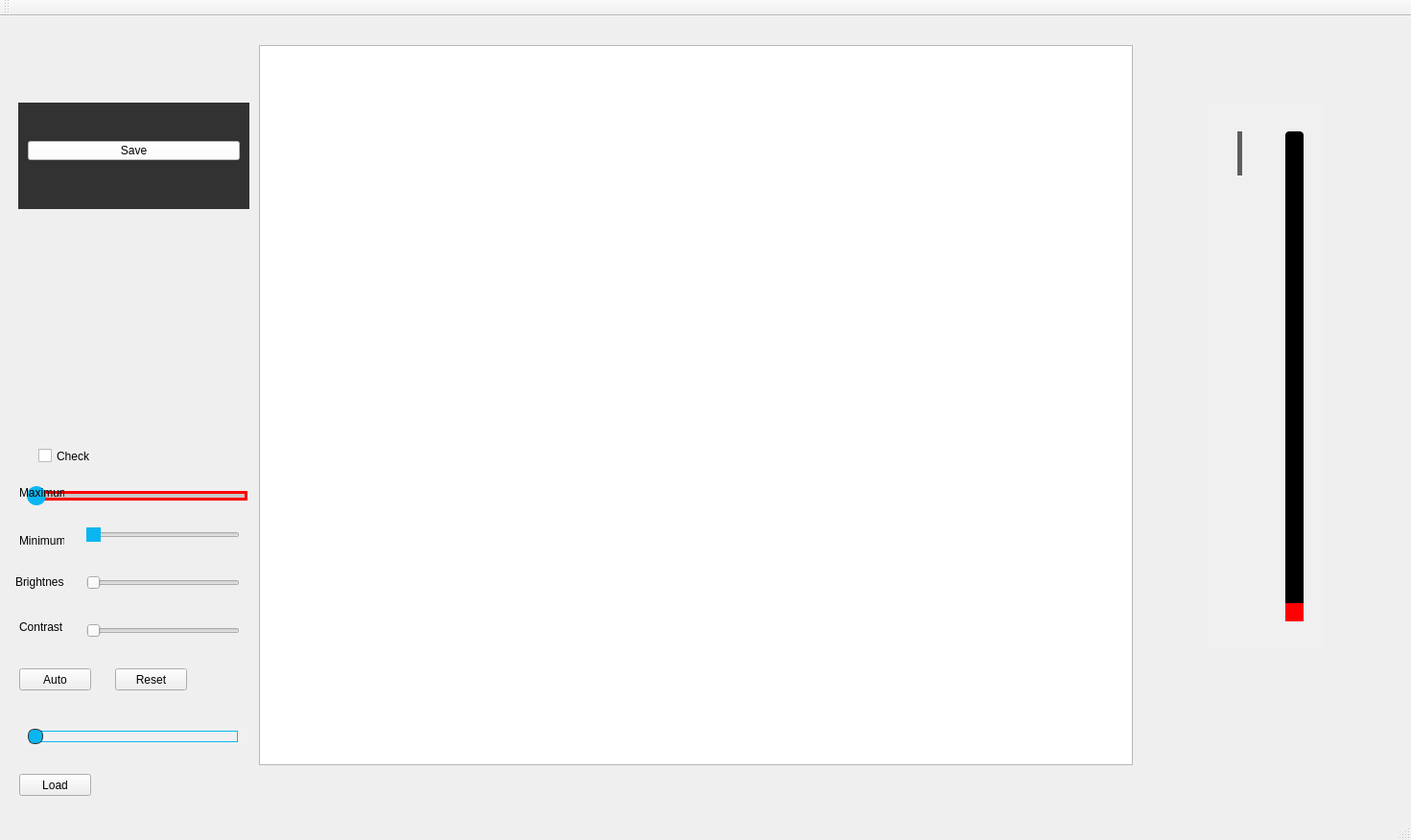
<?xml version="1.0" encoding="UTF-8"?>
<ui version="4.0">
 <class>MainWindow</class>
 <widget class="QMainWindow" name="MainWindow">
  <property name="geometry">
   <rect>
    <x>0</x>
    <y>0</y>
    <width>1471</width>
    <height>876</height>
   </rect>
  </property>
  <property name="windowTitle">
   <string>MainWindow</string>
  </property>
  <property name="styleSheet">
   <string notr="true"/>
  </property>
  <widget class="QWidget" name="centralWidget">
   <property name="styleSheet">
    <string notr="true"/>
   </property>
   <widget class="QGraphicsView" name="graphicsView">
    <property name="geometry">
     <rect>
      <x>270</x>
      <y>30</y>
      <width>911</width>
      <height>751</height>
     </rect>
    </property>
   </widget>
   <widget class="QPushButton" name="PB_LOAD">
    <property name="geometry">
     <rect>
      <x>20</x>
      <y>790</y>
      <width>75</width>
      <height>23</height>
     </rect>
    </property>
    <property name="text">
     <string>Load</string>
    </property>
   </widget>
   <widget class="QSlider" name="Maxslider">
    <property name="geometry">
     <rect>
      <x>20</x>
      <y>490</y>
      <width>251</width>
      <height>21</height>
     </rect>
    </property>
    <property name="styleSheet">
     <string notr="true">QSlider::groove:horizontal
{

height:10px;
width:225px;
background:rgb(10,182,242);
border-radius:10px;

}

QSlider::handle:horizontal
{

background:rgb(10,182,242);
border:rgb(0,0,255);
width:20px;
margin:-5px;
border-radius:10px;

}

QSlider:add-page:horizontal
{


height:30px;
background:rgb(200,200,200);
border:3px solid rgb(255,0,0);
border-radius:18px;
}</string>
    </property>
    <property name="orientation">
     <enum>Qt::Horizontal</enum>
    </property>
   </widget>
   <widget class="QSlider" name="minslider">
    <property name="geometry">
     <rect>
      <x>90</x>
      <y>530</y>
      <width>160</width>
      <height>22</height>
     </rect>
    </property>
    <property name="styleSheet">
     <string notr="true">QSlider::handle:horizontal
{

background:rgb(10,182,242);
border:rgb(0,0,255);
width:20px;
margin:-5px;
border-radius:10px;

}</string>
    </property>
    <property name="orientation">
     <enum>Qt::Horizontal</enum>
    </property>
   </widget>
   <widget class="QSlider" name="brightness">
    <property name="geometry">
     <rect>
      <x>90</x>
      <y>580</y>
      <width>160</width>
      <height>22</height>
     </rect>
    </property>
    <property name="orientation">
     <enum>Qt::Horizontal</enum>
    </property>
   </widget>
   <widget class="QSlider" name="contrast">
    <property name="geometry">
     <rect>
      <x>90</x>
      <y>630</y>
      <width>160</width>
      <height>22</height>
     </rect>
    </property>
    <property name="orientation">
     <enum>Qt::Horizontal</enum>
    </property>
   </widget>
   <widget class="QLabel" name="label">
    <property name="geometry">
     <rect>
      <x>20</x>
      <y>490</y>
      <width>47</width>
      <height>13</height>
     </rect>
    </property>
    <property name="text">
     <string>Maximum</string>
    </property>
   </widget>
   <widget class="QLabel" name="label_2">
    <property name="geometry">
     <rect>
      <x>20</x>
      <y>540</y>
      <width>47</width>
      <height>13</height>
     </rect>
    </property>
    <property name="text">
     <string>Minimum</string>
    </property>
   </widget>
   <widget class="QLabel" name="label_3">
    <property name="geometry">
     <rect>
      <x>16</x>
      <y>580</y>
      <width>51</width>
      <height>20</height>
     </rect>
    </property>
    <property name="text">
     <string>Brightness</string>
    </property>
   </widget>
   <widget class="QLabel" name="label_4">
    <property name="geometry">
     <rect>
      <x>20</x>
      <y>630</y>
      <width>47</width>
      <height>13</height>
     </rect>
    </property>
    <property name="text">
     <string>Contrast</string>
    </property>
   </widget>
   <widget class="QLabel" name="Max_label">
    <property name="geometry">
     <rect>
      <x>140</x>
      <y>510</y>
      <width>47</width>
      <height>16</height>
     </rect>
    </property>
    <property name="text">
     <string/>
    </property>
   </widget>
   <widget class="QLabel" name="Min_label">
    <property name="geometry">
     <rect>
      <x>140</x>
      <y>550</y>
      <width>47</width>
      <height>16</height>
     </rect>
    </property>
    <property name="text">
     <string/>
    </property>
   </widget>
   <widget class="QLabel" name="Bright_label">
    <property name="geometry">
     <rect>
      <x>140</x>
      <y>600</y>
      <width>47</width>
      <height>16</height>
     </rect>
    </property>
    <property name="text">
     <string/>
    </property>
   </widget>
   <widget class="QLabel" name="contrast_label">
    <property name="geometry">
     <rect>
      <x>140</x>
      <y>650</y>
      <width>47</width>
      <height>16</height>
     </rect>
    </property>
    <property name="text">
     <string/>
    </property>
   </widget>
   <widget class="QPushButton" name="Auto">
    <property name="geometry">
     <rect>
      <x>20</x>
      <y>680</y>
      <width>75</width>
      <height>23</height>
     </rect>
    </property>
    <property name="text">
     <string>Auto</string>
    </property>
   </widget>
   <widget class="QPushButton" name="Reset">
    <property name="geometry">
     <rect>
      <x>120</x>
      <y>680</y>
      <width>75</width>
      <height>23</height>
     </rect>
    </property>
    <property name="text">
     <string>Reset</string>
    </property>
   </widget>
   <widget class="QLabel" name="Hist_label">
    <property name="geometry">
     <rect>
      <x>10</x>
      <y>289</y>
      <width>241</width>
      <height>151</height>
     </rect>
    </property>
    <property name="text">
     <string/>
    </property>
   </widget>
   <widget class="QCheckBox" name="checkBox">
    <property name="geometry">
     <rect>
      <x>40</x>
      <y>450</y>
      <width>101</width>
      <height>17</height>
     </rect>
    </property>
    <property name="text">
     <string>Check</string>
    </property>
   </widget>
   <widget class="QSlider" name="minslider_2">
    <property name="geometry">
     <rect>
      <x>19</x>
      <y>740</y>
      <width>241</width>
      <height>22</height>
     </rect>
    </property>
    <property name="styleSheet">
     <string notr="true">QSlider {
    background: rgb(240, 240, 240); /* Slider background */
}

QSlider::groove:horizontal {
    height: 10px;
    width: 215px;
    background: rgb(240, 240, 240);
    border: 1px solid rgb(10, 182, 242); /* Corrected border property */
    border-radius: 10px;
}

QSlider::handle:horizontal {
    background: rgb(10, 182, 242);
    width: 14px;
    margin: -3px;
 	border: 1px solid rgb(50, 50, 50);
    border-radius: 7px;
}

QSlider::sub-page:horizontal {
    background: rgb(10, 182, 242); /* Color of the slider track filled as the handle moves */
    border-radius: 10px;
}</string>
    </property>
    <property name="orientation">
     <enum>Qt::Horizontal</enum>
    </property>
   </widget>
   <widget class="QGroupBox" name="groupBox">
    <property name="geometry">
     <rect>
      <x>1260</x>
      <y>90</y>
      <width>120</width>
      <height>571</height>
     </rect>
    </property>
    <property name="styleSheet">
     <string notr="true">QGroupBox{
background-color:rgb(240,240,240);
border: none;
}</string>
    </property>
    <property name="title">
     <string/>
    </property>
    <widget class="QSlider" name="threeDslider">
     <property name="geometry">
      <rect>
       <x>80</x>
       <y>30</y>
       <width>19</width>
       <height>511</height>
      </rect>
     </property>
     <property name="styleSheet">
      <string notr="true">QSlider::groove:vertical { 
	background-color: black;
	border: 0px solid #424242; 
	height: 511px; 
	border-radius: 4px;
}

QSlider::handle:vertical { 
	background-color: red; 
	border: 2px solid red; 
	width: 16px; 
	height: 20px; 
	line-height: 20px; 
	margin-top: -5px; 
	margin-bottom: -5px; 
	border-radius: 10px; 
}

QSlider::handle:vertical:hover { 
	border-radius: 10px;
}</string>
     </property>
     <property name="orientation">
      <enum>Qt::Vertical</enum>
     </property>
    </widget>
    <widget class="QScrollBar" name="verticalScrollBar">
     <property name="geometry">
      <rect>
       <x>30</x>
       <y>30</y>
       <width>5</width>
       <height>511</height>
      </rect>
     </property>
     <property name="styleSheet">
      <string notr="true">QScrollBar:vertical {
    width: 10px;  /* Width of the scrollbar */
    background: #f0f0f0;  /* Background color for the track */
}

QScrollBar::handle:vertical {
    background: #5e5e5e;  /* Handle color */
    border-radius: 2.5px;  /* Rounded corners for the handle */
    min-height: 10px;  /* Minimum height of the handle */
}

QScrollBar::handle:vertical:hover {
    background: #3e3e3e;  /* Handle color on hover */
}

QScrollBar::add-line:vertical, QScrollBar::sub-line:vertical {
    background: none;  /* Optional: Hide the arrows */
}

QScrollBar::add-page:vertical, QScrollBar::sub-page:vertical {
    background: none;  /* Optional: Hide the background of the page */
}</string>
     </property>
     <property name="orientation">
      <enum>Qt::Vertical</enum>
     </property>
    </widget>
   </widget>
   <widget class="QGroupBox" name="groupBox_2">
    <property name="geometry">
     <rect>
      <x>19</x>
      <y>90</y>
      <width>241</width>
      <height>111</height>
     </rect>
    </property>
    <property name="styleSheet">
     <string notr="true">QGroupBox{
background-color:rgb(50,50,50);
border: none;
}</string>
    </property>
    <property name="title">
     <string/>
    </property>
    <widget class="QPushButton" name="SaveDB">
     <property name="geometry">
      <rect>
       <x>10</x>
       <y>40</y>
       <width>221</width>
       <height>20</height>
      </rect>
     </property>
     <property name="styleSheet">
      <string notr="true">color: rgb(0,0,0);
background-color: rgb(255, 255, 255);</string>
     </property>
     <property name="text">
      <string>Save</string>
     </property>
     <property name="flat">
      <bool>false</bool>
     </property>
    </widget>
   </widget>
  </widget>
  <widget class="QMenuBar" name="menuBar">
   <property name="geometry">
    <rect>
     <x>0</x>
     <y>0</y>
     <width>1471</width>
     <height>21</height>
    </rect>
   </property>
  </widget>
  <widget class="QToolBar" name="mainToolBar">
   <attribute name="toolBarArea">
    <enum>TopToolBarArea</enum>
   </attribute>
   <attribute name="toolBarBreak">
    <bool>false</bool>
   </attribute>
  </widget>
  <widget class="QStatusBar" name="statusBar"/>
 </widget>
 <layoutdefault spacing="6" margin="11"/>
 <resources/>
 <connections/>
</ui>
